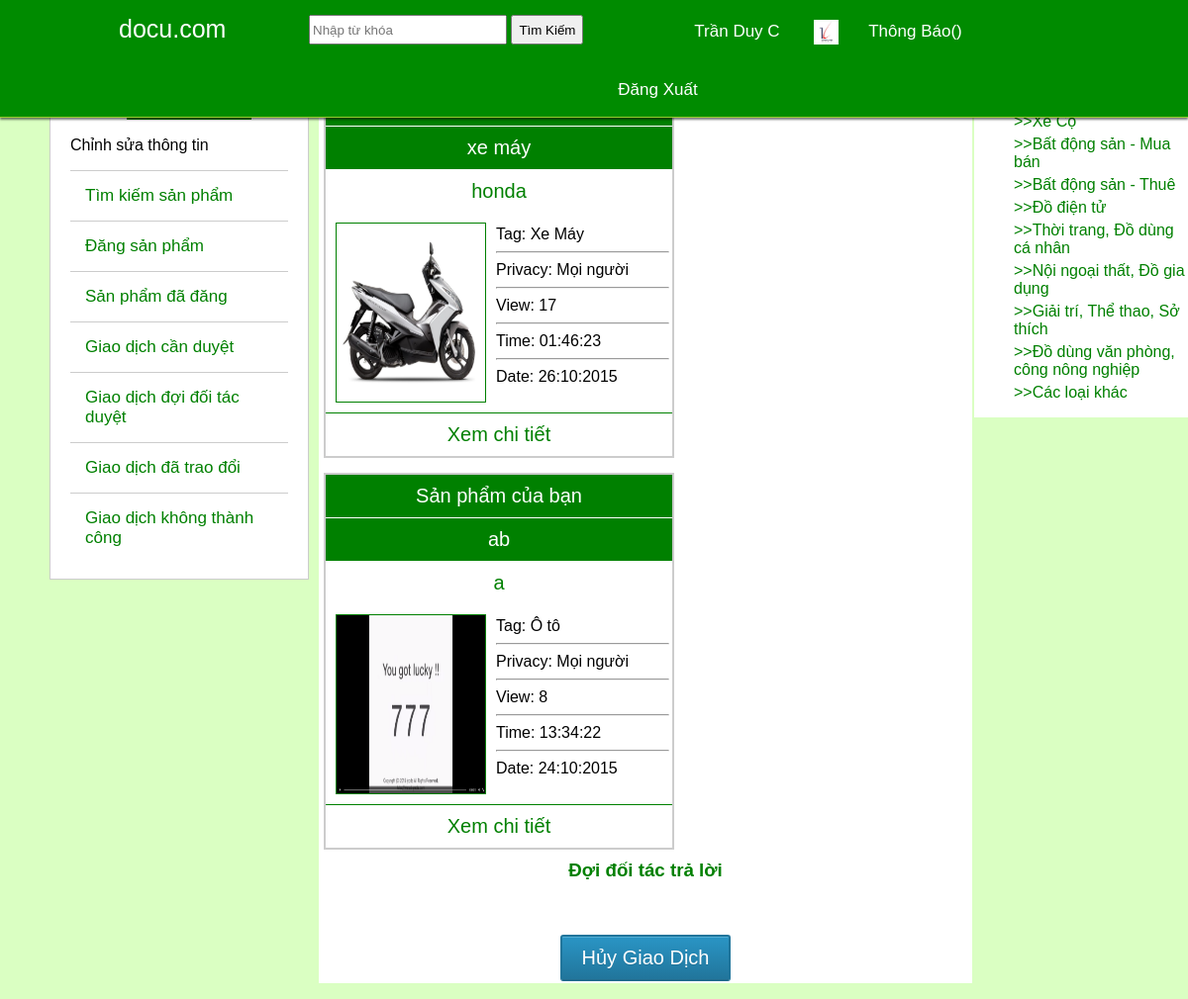
The page /index.php?controller=exchange&action=viewExchangeWait&id=14 (signed in) on the database its author committed.
### tables this page shows
CREATE TABLE IF NOT EXISTS `users` (
  `id` int(11) NOT NULL,
  `fullname` varchar(30) NOT NULL,
  `email` varchar(30) NOT NULL,
  `password` varchar(30) NOT NULL,
  `phonenumber` int(11) NOT NULL,
  `level` int(11) NOT NULL DEFAULT '1',
  `create_time` int(11) NOT NULL,
  `address` varchar(50) NOT NULL,
  `hometown` varchar(50) NOT NULL,
  `sex` varchar(10) NOT NULL,
  `info` varchar(500) NOT NULL,
  `birthday` varchar(10) NOT NULL,
  `image` varchar(200) NOT NULL
);

CREATE TABLE IF NOT EXISTS `products` (
  `id` int(11) NOT NULL,
  `user_id` int(11) NOT NULL,
  `title` varchar(200) NOT NULL,
  `name` varchar(100) NOT NULL,
  `tag` varchar(200) NOT NULL,
  `image` varchar(100) NOT NULL,
  `info` text NOT NULL,
  `change_way` varchar(200) NOT NULL,
  `access_level` varchar(50) NOT NULL DEFAULT 'public',
  `view` int(11) NOT NULL DEFAULT '0',
  `creat_time` int(11) NOT NULL,
  `is_delete` int(11) NOT NULL DEFAULT '0',
  `image_more` varchar(500) NOT NULL
);

### function.php (called while the page is built, shortened)
<?php
    function checkLogined(){
    if(isset($_COOKIE['user_id'])){
        $_SESSION['user_id']=$_COOKIE['user_id'];
        setcookie("user_id", $_SESSION['user_id'],time()+60*60*24*7);
        return true;
       }
       elseif(isset($_SESSION['user_id'])){
            return true;
       }
       else false;
    }
?>

### controller/exchangeController/viewExchangeWaitAction.php (called while the page is built, shortened)
<?php
    $ex_id=$_GET["id"];
    $error="";
    viewExchangeWaitPage($ex_id,$error);
    function viewExchangeWaitPage($ex_id,$error){
        $user=getUserByid($_SESSION['user_id']);
        $ex=getExchangeByExchangeId($ex_id);
        $p1=getProductByProductId($ex["product_id1"]);
        $p2=getProductByProductId($ex["product_id2"]);
        include "view/exchanges/viewExchangeWait.php";
    }
?>

### model/user.php (called while the page is built, shortened)
<?php
    function getUserByid($id){
        $sql="select * from users where id='$id'";
        $query=mysql_query($sql);
        return mysql_fetch_array($query);
    }
?>

### model/exchange.php (called while the page is built, shortened)
<?php
    function getExchangeByExchangeId($ex_id){
        $sql="select * from exchange1 where id=$ex_id";
        $query=mysql_query($sql);
        return mysql_fetch_array($query);
    }
?>

### model/product.php (called while the page is built, shortened)
<?php
    function getProductByProductId($product_id){
        $sql="select * from products where id= '$product_id'";
        $query=mysql_query($sql);
        return mysql_fetch_array($query);
    }
?>

### view/exchanges/viewExchangeWait.php (the view, shortened to what this page needs)
<?php
    include "view/theme/header.php";
?>
<?php
    include "view/theme/left_menu.php";
?>
    <div id="center-content-blog" >
        <div id="table-div">
            <div id="exchange_view">
                <div id="product_list" >
                    <div class="title-product">Sản phẩm của đối tác</div>
                    <div class="title-product"><?php echo substr( $p1["title"],  0, 27); if(strlen($p1["title"])>=27) echo "..."; ?></div>
                    <div class="product_name"><?php echo substr( $p1["name"],  0, 25); if(strlen($p1["name"])>=25){echo "...";}?></div>
                    <div>
                        <div class="product_image"><img width="150px" height="180px" src="<?php echo $p1["image"]; ?>" /></div>
                        <div class="product_info">
                            <br />
                            Tag: <?php echo $p1["tag"];?>
                            <hr />
                            Privacy: <?php echo $p1["access_level"];?>
                            <hr />
                            View: <?php echo $p1["view"];?>
                            <hr />
                            Time: <?php echo date("H:i:s", $p1["creat_time"]);?>
                            <hr />
                            Date: <?php echo date("d:m:Y", $p1["creat_time"]);?>
                        </div>
                        <a class="green"  style="text-align: center;" href="<?php echo SITE_PATH;?>index.php?controller=product&action=view&user_id=<?php echo $user["id"]; ?>&product_id=<?php echo $p1["id"]; ?>">
                            <div class="product_view">Xem chi tiết</div>
                        </a>
                    </div>
                </div>
                <div id="product_list" >
                    <div class="title-product">Sản phẩm của bạn</div>
                    <div class="title-product"><?php echo substr( $p2["title"],  0, 27); if(strlen($p2["title"])>=27) echo "..."; ?></div>
                    <div class="product_name"><?php echo substr( $p2["name"],  0, 25); if(strlen($p2["name"])>=25){echo "...";}?></div>
                    <div>
                        <div class="product_image"><img width="150px" height="180px" src="<?php echo $p2["image"]; ?>" /></div>
                        <div class="product_info">
                            <br />
                            Tag: <?php echo $p2["tag"];?>
                            <hr />
                            Privacy: <?php echo $p2["access_level"];?>
                            <hr />
                            View: <?php echo $p2["view"];?>
                            <hr />
                            Time: <?php echo date("H:i:s", $p2["creat_time"]);?>
                            <hr />
                            Date: <?php echo date("d:m:Y", $p2["creat_time"]);?>
                        </div>
                        <a class="green"  style="text-align: center;" href="<?php echo SITE_PATH;?>index.php?controller=product&action=view&user_id=<?php echo $user["id"]; ?>&product_id=<?php echo $p2["id"]; ?>">
                            <div class="product_view">Xem chi tiết</div>
                        </a>
                    </div>
                </div>
                <div style="text-align: center;">
                    <h3  class="green">Đợi đối tác trả lời </h3>
                    <?php
                        if(isset($error)){
                            echo "<h3  class='green'>".$error."</h3>";
                        }
                    ?>
                    <form method="POST">
                        <input class="btn" type="submit" value="Hủy Giao Dịch" name="cancle" />
                    </form>
                </div>
            </div>
        </div>
    </div>
    <?php
    include "view/theme/right_menu.php";
    include "view/theme/footer.php";
?>

### index.php (shortened to what this page needs)
<?php
    include "model/user.php";
    include "model/product.php";
    include "model/exchange.php";
    include "function.php";
    if(isset($_GET['controller'])&&isset($_GET['action'])){
        if(!checkLogined()&&$_GET['action']!="login"&&$_GET['action']!="register"){
            redirect("index.php?controller=user&action=login");
        }
        else{
            include "controller/".$_GET['controller']."Controller/".$_GET['action']."Action.php";
        }
    }
    elseif(isset($_GET['controller'])&&!isset($_GET['action'])){
        include "controller/".$_GET['controller']."Controller/indexAction.php";
    }
    else{
        redirect("index.php?controller=home");
    }
?>

### view/theme/header.php (shortened to what this page needs)
<html>
<head>
	<link rel="stylesheet" type="text/css" href="view/theme/asset/css/style.css"/>
    <link rel="stylesheet" type="text/css" href="view/theme/asset/css/style_slide.css"/>
	<link rel="stylesheet" type="text/css" href="view/theme/asset/css/size.css"/>
	<link rel="stylesheet" type="text/css" href="view/theme/asset/css/color.css"/>
    <link rel="stylesheet" type="text/css" href="view/theme/asset/css/align.css"/>
	<link rel="stylesheet" href="view/theme/asset/css/gridslide.css" type="text/css"/>
</head>
<body>
	<div id="top" class="_4f7n">
		<div id="banner">
			<div id="banner-title-home" class="size-25">
				<a class="white" href="index.php">docu.com</a>
			</div>
			<div id="form-seach">
				<form method="get" action="find.php">
					<input id="input-seach" type="text" name="text_find" placeholder="Nhập từ khóa" />
					<input id="input-button" type="submit" name="ok_find" value="Tìm Kiếm"/>
				</form>
			</div>
			<div id="user" class="size-17">
				<a class="white" href="<?php echo SITE_PATH;?>index.php?controller=home&action=viewHomepage">
                    <?php
                    if(isset($user)){
                       echo substr( $user["fullname"],  0, 17);
                    }
                    ?>
                </a>
			</div>
			<div id="image-user">
                <a href="<?php echo SITE_PATH;?>index.php?controller=user&action=editImage" >
                <img width="25px" height="25px" src="<?php echo $user['image']; ?>"/></a>
			</div>
            <div id="form-log-out">
                <a class="white size-17"  href="<?php echo SITE_PATH;?>index.php?controller=notification"><p>Thông Báo()</p></a>
            </div>
            <div id="form-log-out">
                <a class="white size-17"  href="<?php echo SITE_PATH;?>index.php?controller=user&action=logout"><p>Đăng Xuất</p></a>
            </div>
		</div>
	</div>
 <div id="body-blog">

### view/theme/left_menu.php (shortened to what this page needs)
<div id="left-menu" >
    <div style="text-align: center;">
        <a style="border-bottom: 2px solid green;" class="green size-25" href="<?php echo SITE_PATH;?>index.php?controller=home&action=viewHomepage">
        </a>
    </div>
    <br />
    <a href="<?php echo SITE_PATH;?>index.php?controller=user&action=edit" class="black" >
        Chỉnh sửa thông tin
    </a>
    <div>
    <ul id="menu-link">
     <a href="<?php echo SITE_PATH;?>index.php?controller=find&action=findProducts"><li>Tìm kiếm sản phẩm</li></a>
        <a href="<?php echo SITE_PATH;?>index.php?controller=product&action=new"><li>Đăng sản phẩm</li></a>
        <a href="<?php echo SITE_PATH;?>index.php?controller=user&action=showListProducts&user_id=<?php echo $user["id"];?>"><li>Sản phẩm đã đăng</li></a>
        <a href="<?php echo SITE_PATH;?>index.php?controller=user&action=showListExchangeConsider"><li class="end-list">Giao dịch cần duyệt</li></a>
        <a href="<?php echo SITE_PATH;?>index.php?controller=user&action=showListExchangeWait"><li class="end-list">Giao dịch đợi đối tác duyệt</li></a>
        <a href="<?php echo SITE_PATH;?>index.php?controller=user&action=showListDoneExchange"><li>Giao dịch đã trao đổi</li></a>
        <a href="<?php echo SITE_PATH;?>index.php?controller=user&action=showListCancleExchange"><li>Giao dịch không thành công</li></a>
    </ul>
</div>
</div>

### view/theme/right_menu.php (shortened to what this page needs)
<div id="right-menu">
    <div id="title-list-tag" class="green">
    </div>
    <div id="list-tag" class="green">
        <ul>
            <li>>>Xe Cộ</li>
            <li>>>Bất động sản - Mua bán</li></li>
            <li>>>Bất động sản - Thuê</li>
            <li>>>Đồ điện tử</li>
            <li>>>Thời trang, Đồ dùng cá nhân</li>
            <li>>>Nội ngoại thất, Đồ gia dụng</li>
            <li>>>Giải trí, Thể thao, Sở thích</li>
            <li>>>Đồ dùng văn phòng, công nông nghiệp</li>
            <li>>>Các loại khác</li>
        </ul>
    </div>
</div>

### view/theme/footer.php
</div>
</body>
</html>

### view/theme/asset/css/style.css (style rules this page uses)
body { padding: 0px; margin: 0px; font-family: helvetica, arial, sans-serif; }
a { text-decoration: none; }
#top { width: 100%; min-height: 60px; text-align: center; background-color: #008B00; position: fixed; top: 0px; margin: auto; z-index: 100 }
#banner { width: 80%; margin: auto; }
#banner-title-home { float: left; width: 20%; text-align: left; padding-top: 15px; }
#form-seach { float: left; padding-top: 15px; }
#input-seach { width: 200px; height: 30px; }
#input-button { height: 30px; }
#user { float: left; padding: 22px 0px 0px 80px; width: 150px; }
#image-user { float: left; padding: 20px 0px 0px 0px; width: 30px; }
#form-log-out { float: left; padding: 5px 0px 0px 0px; width: 150px; }
#body-blog { background: #daffc2; float: left; width: 100%; min-height: 90.5%; margin-top: 60px; position: absolute; }
#left-menu { float: left; width: 20%; clear:both; margin-left: 50px; margin-top: 10px; background: white; padding-left: 20px; padding-top: 20px; border: 1px solid #ccc; }
#left-menu ul { list-style: none; padding-left: 0px; padding-right: 20px; }
#left-menu ul li { border-top: 1px solid #ccc; padding: 15px; font-size: 17px; color: green; }
#right-menu { float: right; width: 18%; background-color: white; position: relative; margin-top: 10px; padding-top: 10px; }
#list-tag { padding: 0px; }
#list-tag ul { list-style: none; }
#list-tag ul li { margin-top: 5px; }
#center-content-blog { float: left; margin: 12px 0px 0px 10px; position: relative; width: 55%; }
#table-div { background-color: white; }
#product_list { border: 2px solid #ccc; background: white; height: auto; margin: 10px 5px 5px 5px; float: left; position: relative; width: 350px; }
.title-product { text-align: center; font-size: 20px; padding: 10px; background: green; color:white; border-bottom: 1px solid white; }
.product_name { text-align: center; color: green; font-size: 20px; padding-top: 10px; }
.product_image { float: left; position: relative; margin: 20px 10px 10px 10px; border: 1px solid green; }
.product_info { float: left; width: 175px; padding-top: 5px; }
._4f7n { background-repeat: repeat-x; background-size: auto; background-position: 0 0; background-color: green; border: 0; border-bottom: 1px solid yellowgreen; box-shadow: 0 2px 2px 0px rgba(0, 0, 0, .52); min-width: 981px; }
.product_view { clear: both; border-top: 1px solid green; text-align: center; padding: 10px 0px 10px 0px; font-size: 20px; }
.btn { background-color: #21759B; background-image: linear-gradient(to bottom, #2A95C5, #21759B); box-shadow: 0 1px 0 rgba(120, 200, 230, 0.5) inset; border-color: #21759B #21759B #1E6A8D #21759B; border-style: solid; border-width: 2px; border-radius: 3px 3px 3px 3px; display: inline-block; padding: 10px 20px 10px 20px; margin: 2px 4px; color: #FFFFFF; text-shadow: 0 1px 0 rgba(0, 0, 0, 0.1); text-decoration: none; cursor: pointer; white-space: nowrap; font-size: 20px; }

### view/theme/asset/css/size.css (style rules this page uses)
.size-17 { font-size: 17px; }
.size-25 { font-size: 25px; }

### view/theme/asset/css/color.css (style rules this page uses)
.white { color: white; }
.black { color:black; }
.green { color:green; }

### view/theme/asset/css/gridslide.css (style rules this page uses)
h3 { padding:5px; clear:both; }

### rows shown on the page
users: fullname "Trần Duy C", image (picture)
products: title "xe máy", name "honda", image (picture), tag "Xe Máy", access_level "Mọi người", view "17", creat_time "01:46:23", creat_time "26:10:2015"
products: title "ab", name "a", image (picture), tag "Ô tô", access_level "Mọi người", view "8", creat_time "13:34:22", creat_time "24:10:2015"
